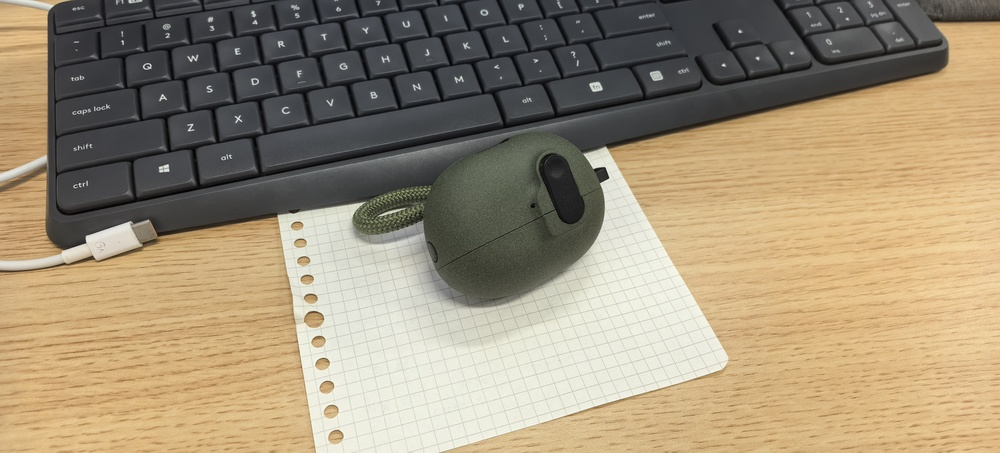
#> input picture data/5.jpg, 1000 x 453 px, shrunk from 4096 x 1856 before the run, found by its file name
$ python syn_homography.py
#> lines starting #> are read from the running program, lines starting #| are printed output that depends on the picture
import cv2
import numpy as np
import matplotlib.pyplot as plt
import logging

logger = logging.getLogger(__name__)

def generate_synthetic_planar_pair(image_path):
    """Generate a planar image pair with a known homography."""
#> called with image_path = './data/5.jpg'
    img1 = cv2.imread(image_path)
#> img1 is the input picture: shape (453, 1000, 3); mean B, G, R 118.2, 143.1, 157.6
    if img1 is None:
        logger.error(f"Image not found: {image_path}")
        return
    h, w = img1.shape[:2]
#> h = 453; w = 1000

    # Ground-truth homography with rotation, scale, translation, and perspective.
    H_gt = np.array([
        [0.9, 0.2, 50],
        [-0.1, 0.9, 30],
        [0.0001, 0.00005, 1]
    ])

    img2 = cv2.warpPerspective(img1, H_gt, (w, h))
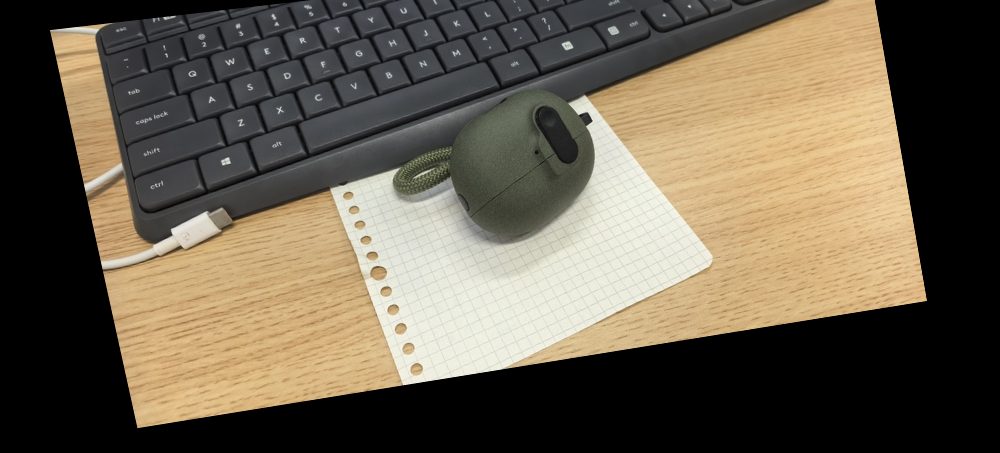
#> img2: shape (453, 1000, 3); mean B, G, R 78.1, 94.7, 104.4

    cv2.imwrite("synthetic_view1.jpg", img1)
    cv2.imwrite("synthetic_view2.jpg", img2)

    logger.info(f"生成完毕。真实 H 矩阵 (Ground Truth):\n{H_gt}")

    plt.subplot(121), plt.imshow(cv2.cvtColor(img1, cv2.COLOR_BGR2RGB)), plt.title('View 1')
    plt.subplot(122), plt.imshow(cv2.cvtColor(img2, cv2.COLOR_BGR2RGB)), plt.title('View 2 (Warped)')
    plt.show()
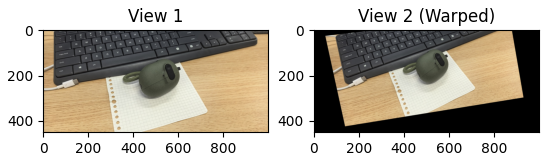
#> figure drawn by matplotlib, 2 panels

if __name__=="__main__":
    logging.basicConfig(level=logging.INFO, format='%(levelname)s - %(message)s')
    generate_synthetic_planar_pair('./data/5.jpg')

$ run again, with data/3.JPG copied over data/5.jpg
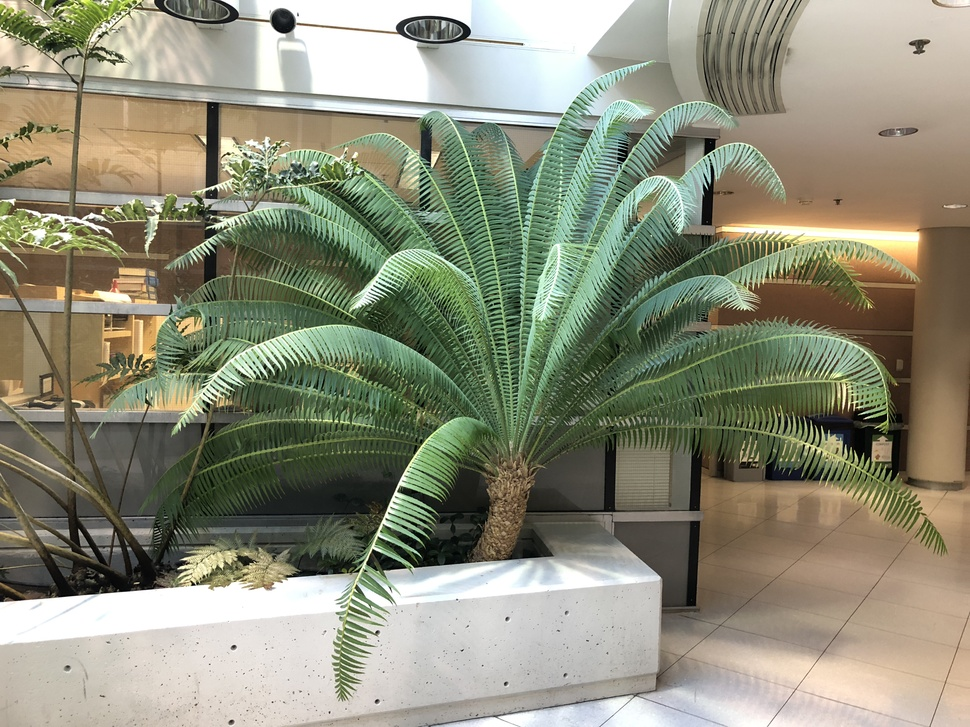
#> input picture data/3.JPG, 970 x 727 px, shrunk from 4032 x 3024 before the run, found by its file name
#> in generate_synthetic_planar_pair, img1 is the input picture: shape (727, 970, 3); mean B, G, R 121.2, 141.5, 141
#> in generate_synthetic_planar_pair, `img2 = cv2.warpPerspective(img1, H_gt, (w, h))`:
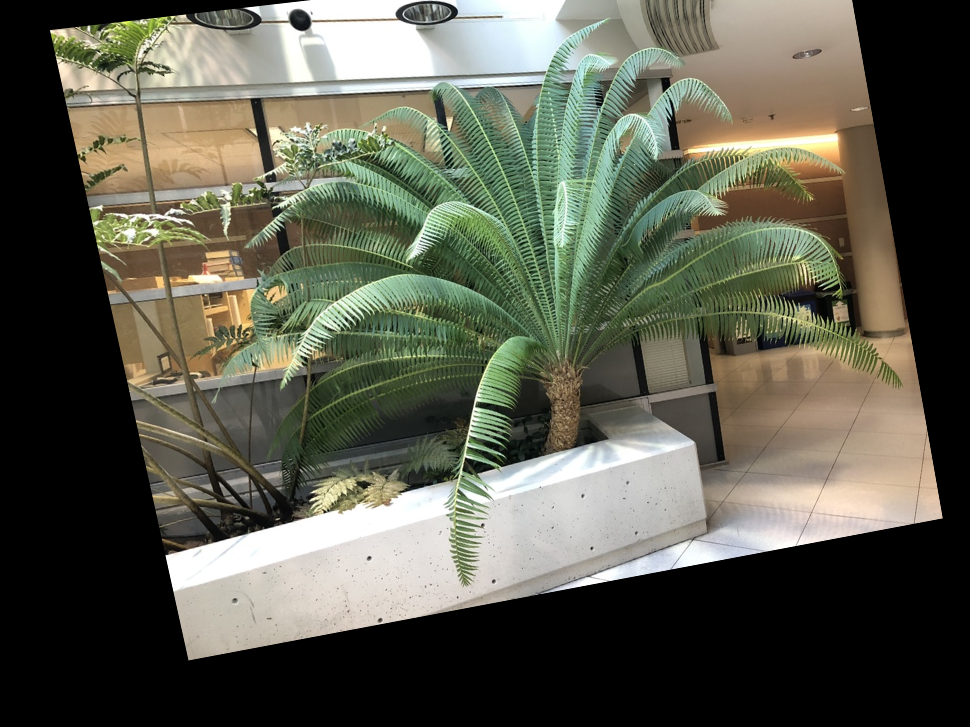
#> img2: shape (727, 970, 3); mean B, G, R 78.4, 92.1, 91.5
#> in generate_synthetic_planar_pair, `plt.show()`:
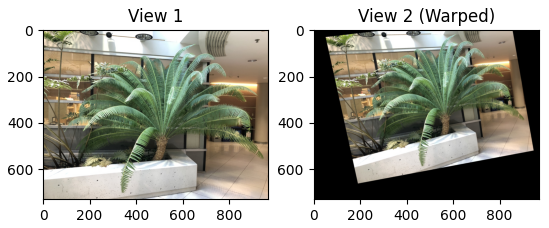
#> figure drawn by matplotlib, 2 panels

$ run again, with data/4.JPG copied over data/5.jpg
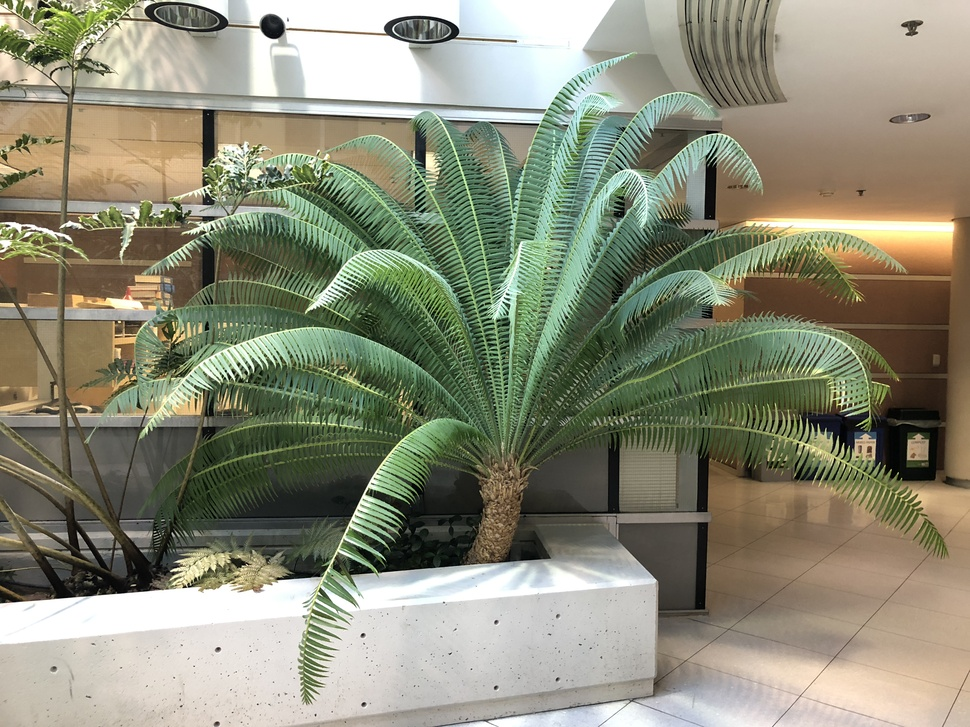
#> input picture data/4.JPG, 970 x 727 px, shrunk from 4032 x 3024 before the run, found by its file name
#> in generate_synthetic_planar_pair, img1 is the input picture: shape (727, 970, 3); mean B, G, R 119.3, 139.7, 139.1
#> in generate_synthetic_planar_pair, `img2 = cv2.warpPerspective(img1, H_gt, (w, h))`:
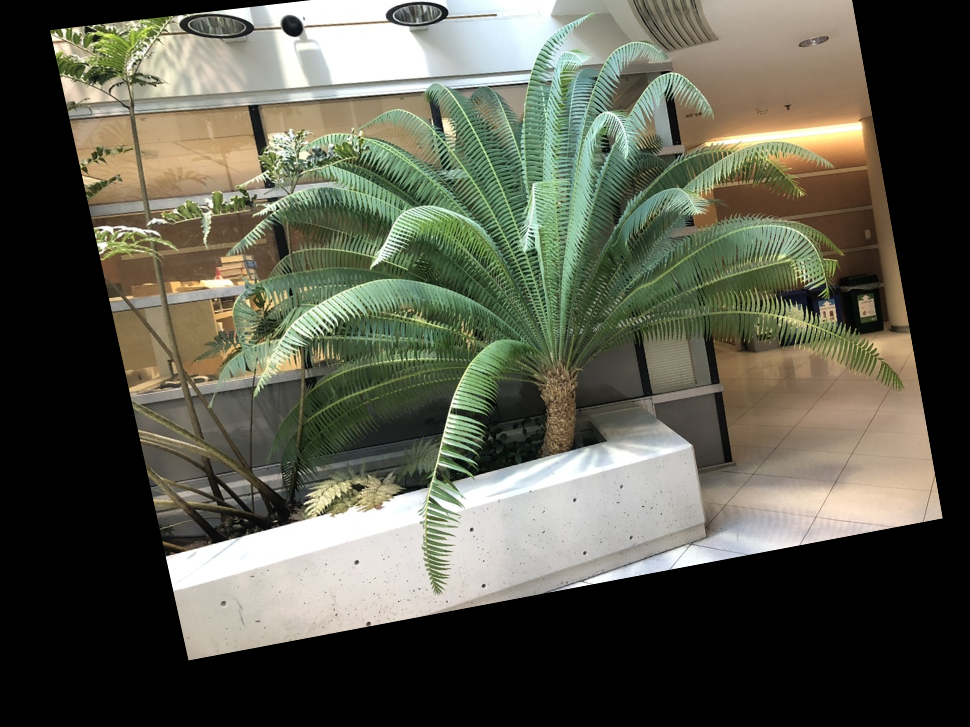
#> img2: shape (727, 970, 3); mean B, G, R 77.4, 91.1, 90.5
#> in generate_synthetic_planar_pair, `plt.show()`:
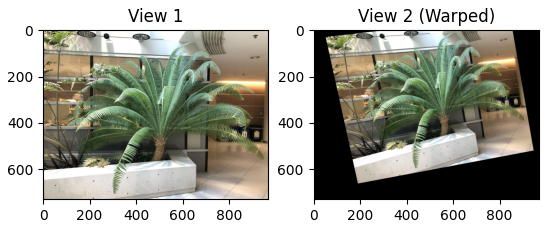
#> figure drawn by matplotlib, 2 panels

$ run again, with data/6.jpg copied over data/5.jpg
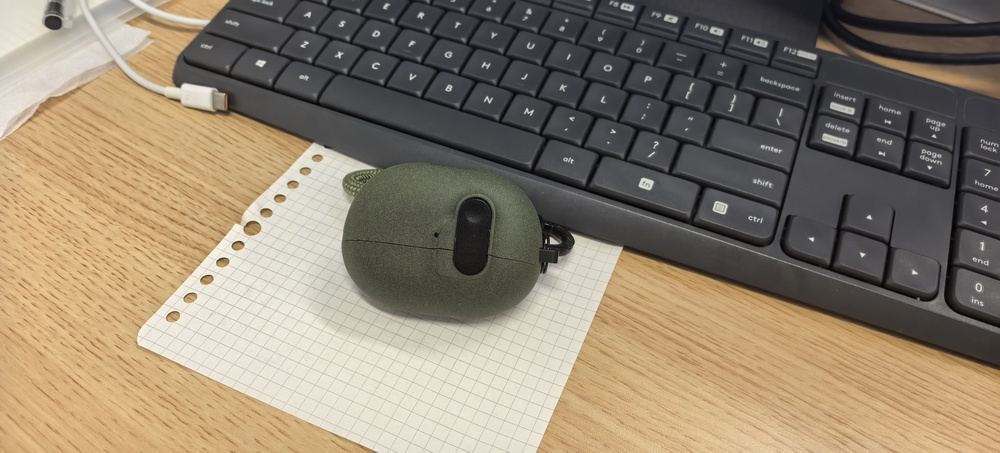
#> input picture data/6.jpg, 1000 x 453 px, shrunk from 4096 x 1856 before the run, found by its file name
#> in generate_synthetic_planar_pair, img1 is the input picture: shape (453, 1000, 3); mean B, G, R 110.6, 129.5, 142.7
#> in generate_synthetic_planar_pair, `img2 = cv2.warpPerspective(img1, H_gt, (w, h))`:
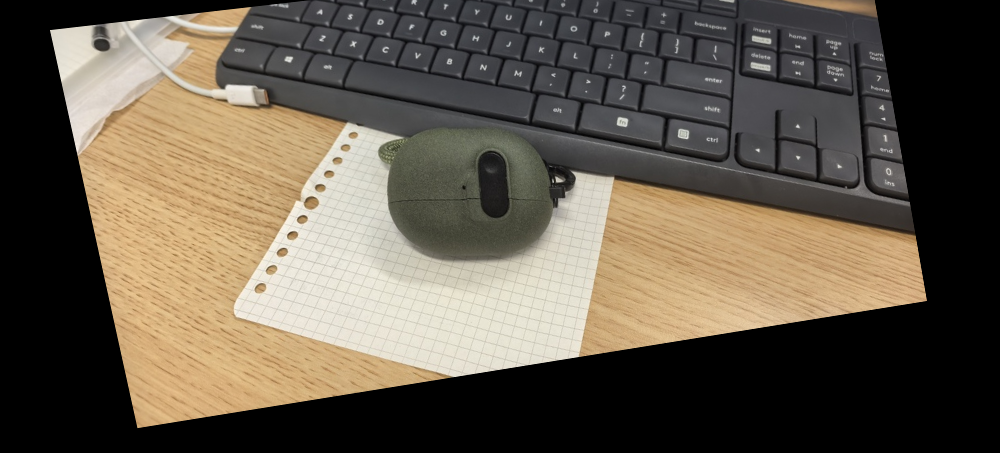
#> img2: shape (453, 1000, 3); mean B, G, R 75.2, 88.7, 97.9
#> in generate_synthetic_planar_pair, `plt.show()`:
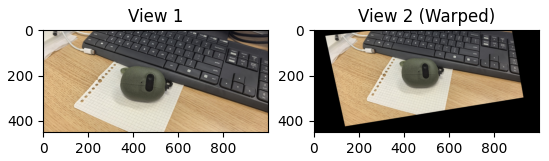
#> figure drawn by matplotlib, 2 panels
